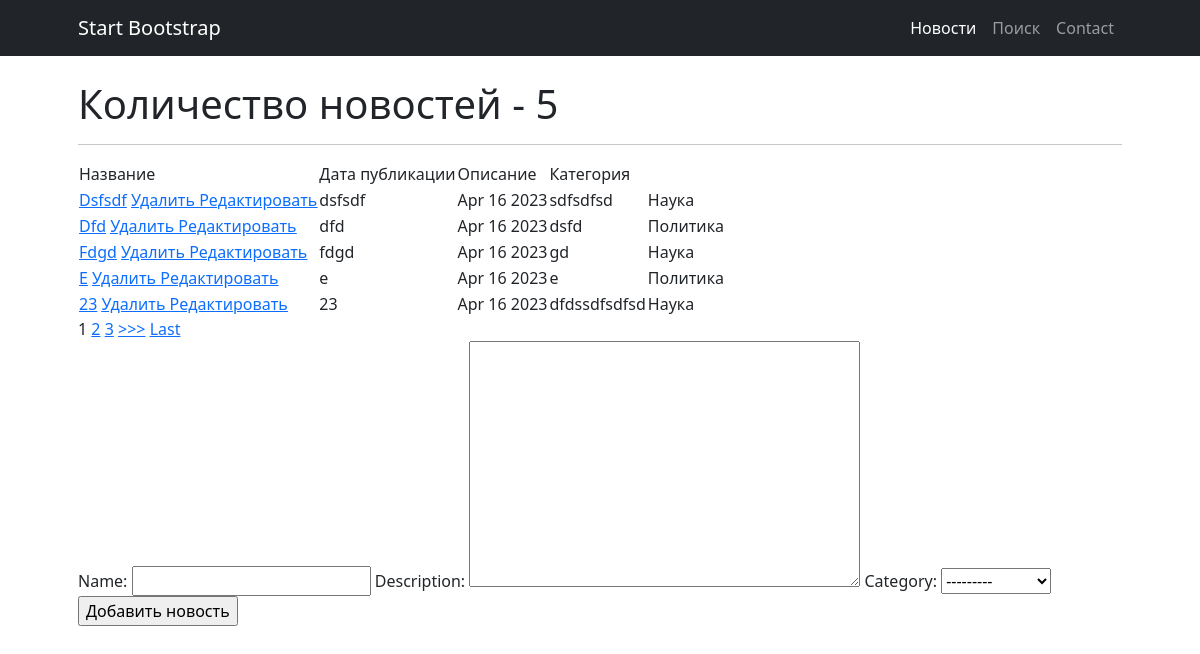
Before: /news/ with the older database file.
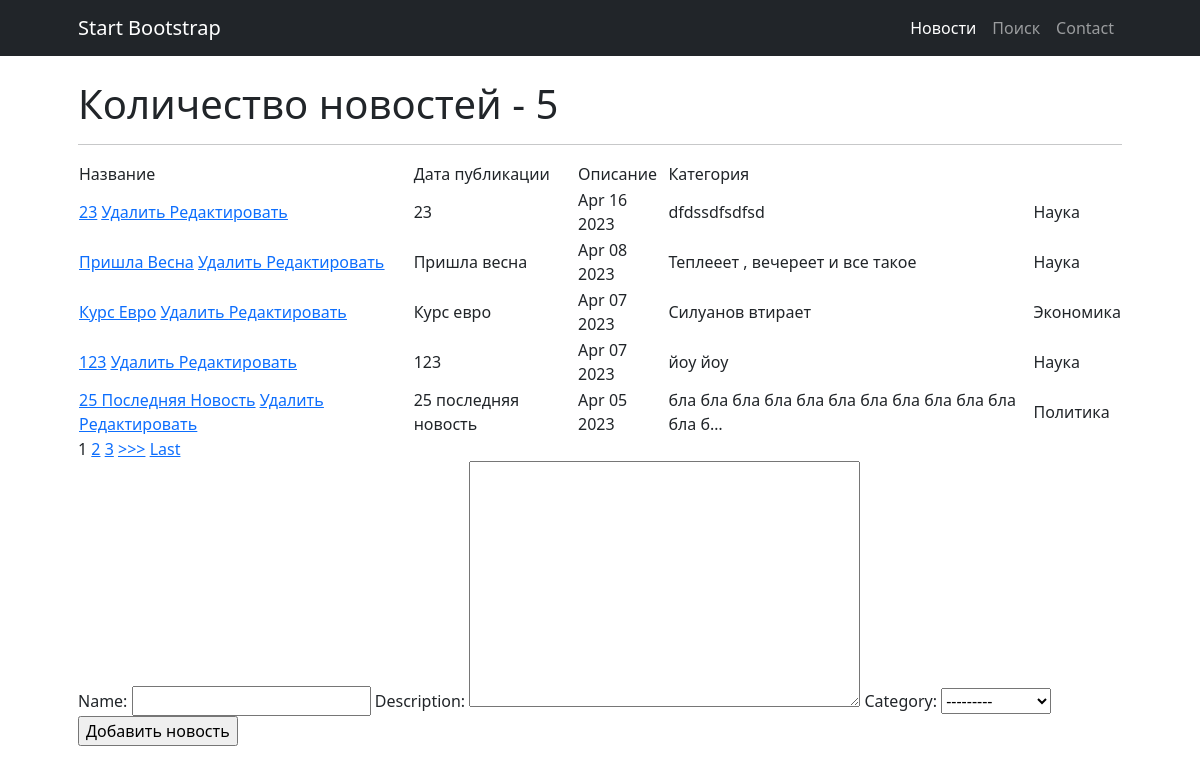
After: the same page with the newer database file.
### news/models.py (models this page shows, shortened)
class News(models.Model):
    name = models.CharField(
        max_length=50,
        unique=True, # названия новостей не должны повторяться
    )
    description = models.TextField()
    category = models.ForeignKey(
        to='Category',
        on_delete=models.CASCADE,
        related_name='news', # все новости в категории будут доступны через поле news
    )
    time_creation = models.DateTimeField(auto_now_add = True)

class Category(models.Model):
    name = models.CharField(max_length=100, unique=True)  # названия категорий тоже не должны повторяться
    subscribers = models.ManyToManyField(User, through = 'UserCategory', blank = True) #добавили поле для свзяи с пользователем
    def __str__(self):
        return f'{self.name.title()}'

### news/views.py (the view, shortened to what this page needs)
# urls.py: path('', NewsList.as_view(), name = 'index'), # т.к. сам по себе это класс, то нам надо представить этот класс в виде view. Для этого вызываем метод as_view
class NewsList(ListView):
    model = News  # указываем модель, объекты которой мы будем выводить
    template_name = 'news.html'  # указываем имя шаблона, в котором будет лежать HTML, в нём будут все инструкции о том, как именно пользователю должны вывестись наши объекты
    context_object_name = 'news'  # это имя списка, в котором будут лежать все объекты
    queryset = News.objects.order_by('-id')
    paginate_by = 5
    form_class = NewsForm # добавляем форм класс, чтобы получать доступ к форме через метод POST
    def get_context_data(self, **kwargs):
        context = super().get_context_data(**kwargs)
        context['filter'] = NewsFilter(self.request.GET, queryset=self.get_queryset())
        context['categories'] = Category.objects.all()
        context['form'] = NewsForm()
        return context

### news/forms.py
class NewsForm(ModelForm):
    class Meta:
        model = News
        fields = ['name', 'description', 'category']

### templatetags/custom_filters.py (called while the page is built)
@register.filter(name='filter_message')
def filter_message(message: str):
    variants = ['мудаков', 'твари', 'козлы', 'лошара', 'ублюдок', 'дичь'] # непристойные выражения
    ln = len(variants)
    filtred_message = ''
    string = ''
    string2 = ''
    pattern = ' ' # чем заменять непристойные выражения
    for i in message:
        string += i
        string2 = string.lower()
        flag = 0
        for j in variants:
            if not string2 in j:
                flag += 1
            if string2 == j:
                filtred_message += pattern
                flag -= 1
                string = ''
        if flag == ln:
            filtred_message += string
            string = ''
    if string2 != '' and string2 not in variants:
        filtred_message += string
    elif string2 != '':
        filtred_message += pattern
    return filtred_message

### templates/news.html (shortened to what this page needs)
{% extends 'flatpages/default.html' %}
{% load custom_filters %}
{% block content %}
    <h1>Количество новостей - {{ news|length }}</h1>
    <hr>
    {% if news %}
        <table>
            <tr>
                <td>
                    Название
                </td>
                <td>
                    Дата публикации
                </td>
                <td>
                    Описание
                </td>
                <td>
                    Категория
                </td>
            </tr>
        {% for new in news %}
            <tr>
                <td>
                    <a href="{% url 'new' new.id %}">{{ new.name|title|filter_message }}</a>
                    <a href="{% url 'new_delete' new.id %}"><u> Удалить </u></a>
                    <a href="{% url 'new_update' new.id %}"><u>Редактировать</u></a>
                </td>
                <td>
                    {{ new.name|filter_message }}
                </td>
                <td>
                    {{ new.time_creation|date:'M d Y'}}
                </td>
                <td>
                    {{ new.description|truncatechars:50|filter_message}}
                </td>
                <td>
                    {{ new.category.name }}
                </td>
            </tr>
        {% endfor %}
        </table>
    {% else %}
        <h2> Новостей нет!</h2>
    {% endif %}
{% if is_paginated %}
{% for num in page_obj.paginator.page_range %}
    {% if page_obj.number == num %}
        <a>{{ num }}</a>
    {% elif num > page_obj.number|add:'-3' and num < page_obj.number|add:'3' %}
        <a href="?page={{ num }}">{{ num }}</a>
    {% endif %}
{% endfor %}
{% if page_obj.has_next %}
    <a href="?page={{ page_obj.next_page_number }}">>>></a>
    <a href="?page={{ page_obj.paginator.num_pages }}">Last</a>
{% endif %}
{% endif %}
<form method="POST">
    {{ form }}
    <input type="submit" value="Добавить новость">
</form>
{% endblock content %}

Changed rows visible on the page:
removed News: name|filter_message "Dsfsdf", name|filter_message "dsfsdf", time_creation "Apr 16 2023", description|filter_message "sdfsdfsd", category.name "Наука"
removed News: name|filter_message "Dfd", name|filter_message "dfd", time_creation "Apr 16 2023", description|filter_message "dsfd", category.name "Политика"
removed News: name|filter_message "Fdgd", name|filter_message "fdgd", time_creation "Apr 16 2023", description|filter_message "gd", category.name "Наука"
removed News: name|filter_message "E", name|filter_message "e", time_creation "Apr 16 2023", description|filter_message "e", category.name "Политика"
now on this page (row unchanged): News: name|filter_message "Пришла Весна", name|filter_message "Пришла весна", time_creation "Apr 08 2023", description|filter_message "Теплееет , вечереет и все такое", category.name "Наука"
now on this page (row unchanged): News: name|filter_message "Курс Евро", name|filter_message "Курс евро", time_creation "Apr 07 2023", description|filter_message "Силуанов втирает", category.name "Экономика"
now on this page (row unchanged): News: name|filter_message "123", time_creation "Apr 07 2023", description|filter_message "йоу йоу", category.name "Наука"
now on this page (row unchanged): News: name|filter_message "25 Последняя Новость", name|filter_message "25 последняя новость", time_creation "Apr 05 2023", description|filter_message "бла бла бла бла бла бла бла бла бла бла бла бла б…", category.name "Политика"
